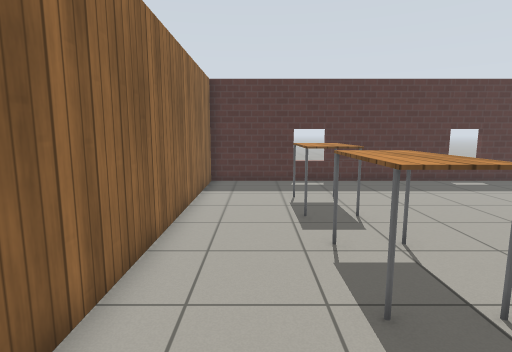
View 1 (above)

21 first-person views from a walk through a robot-simulator world made for Gazebo. The camera is 1.2 m above the floor, tilts 8° down and sees 80° across. The floor is counted in squares, 0.5 m on a side. Each view is taken from the middle of a square. On the plan, view 1 faces up. The plan holds only what a view shows up to about 18 squares ahead; the rest is blank. The robots in the file are not drawn. Simple patterns stand in for the simulator's built-in surfaces.

View 2
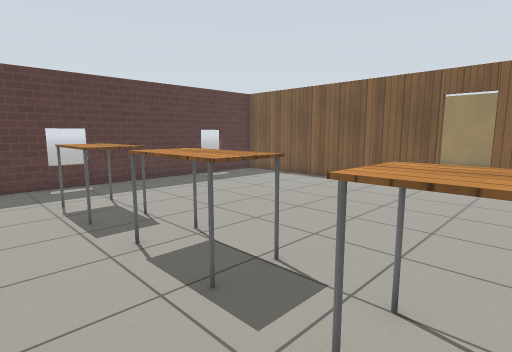

View 3
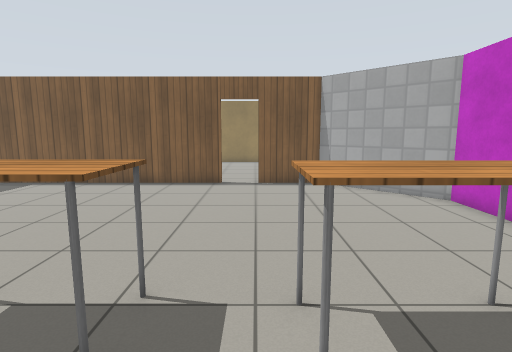

View 4
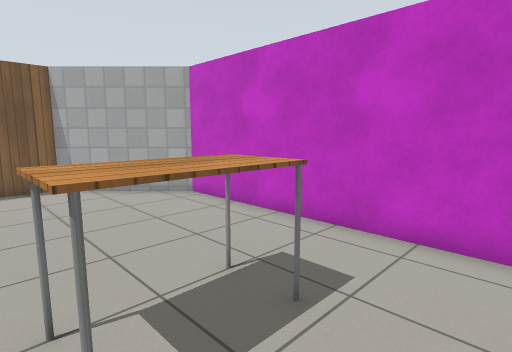

View 5
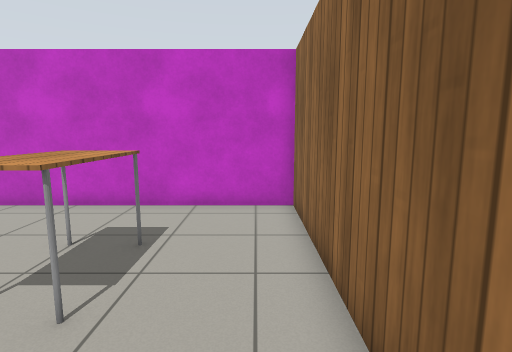

View 6
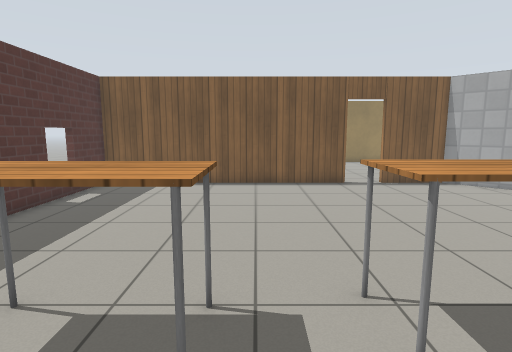

View 7
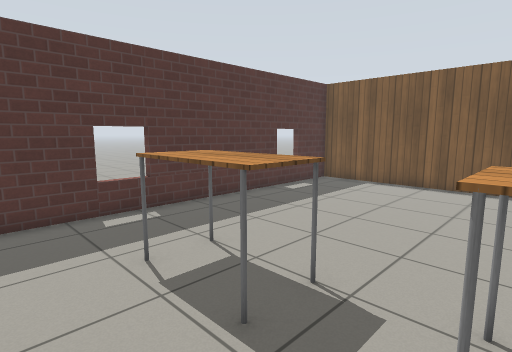

View 8
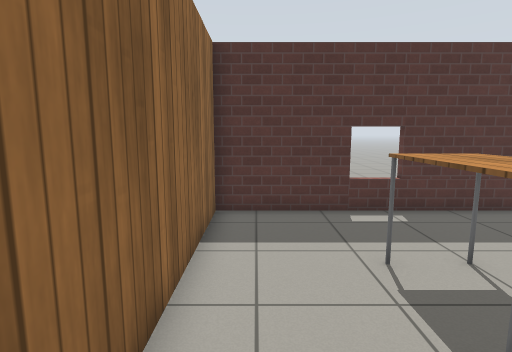

View 9
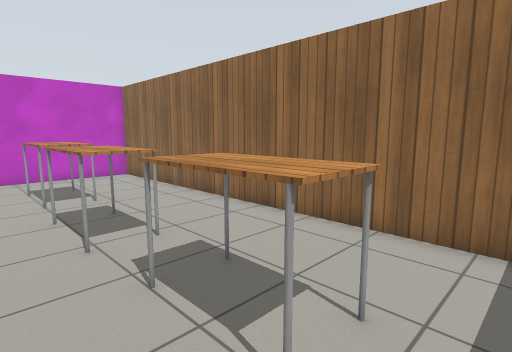

View 10
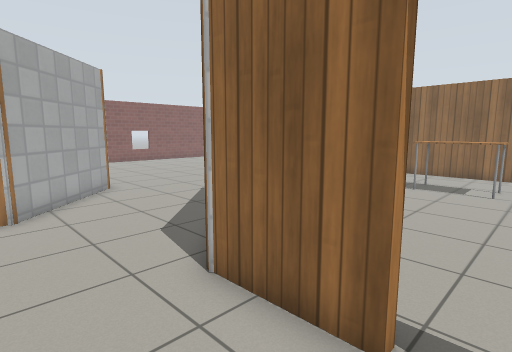

View 11
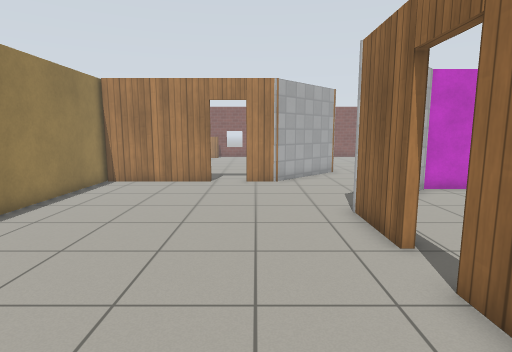

View 12
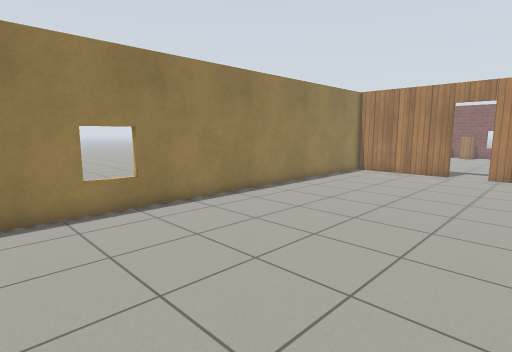

View 13
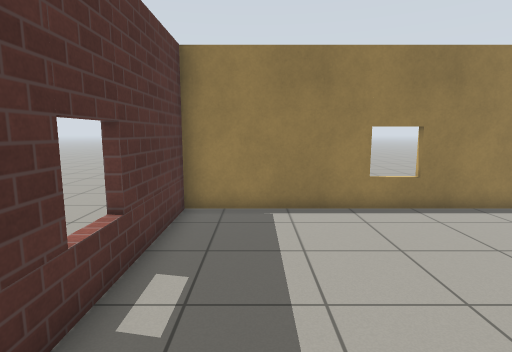

View 14
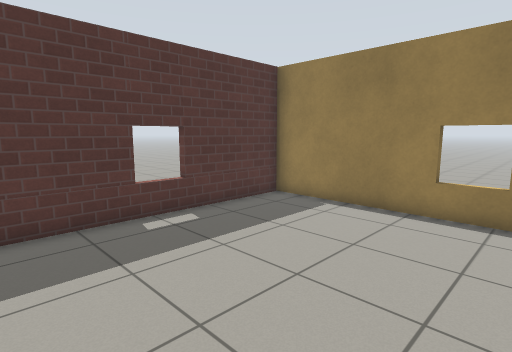

View 15
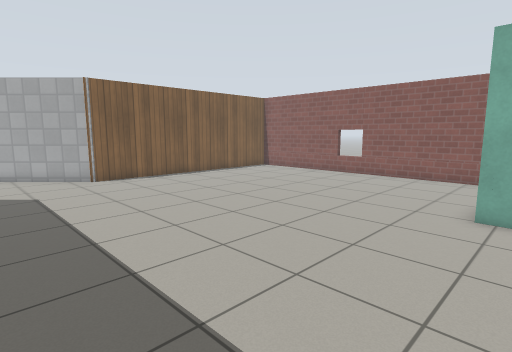

View 16
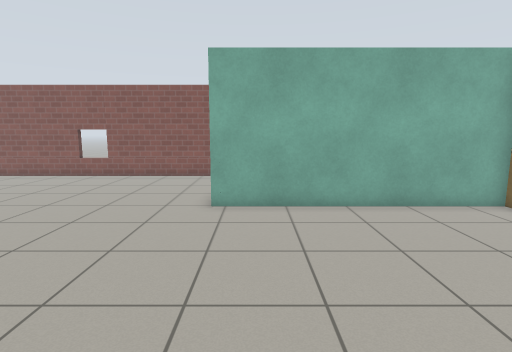

View 17
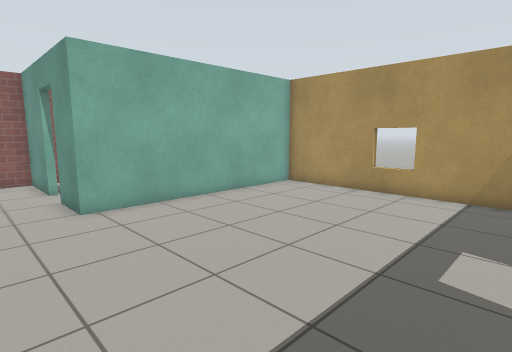

View 18
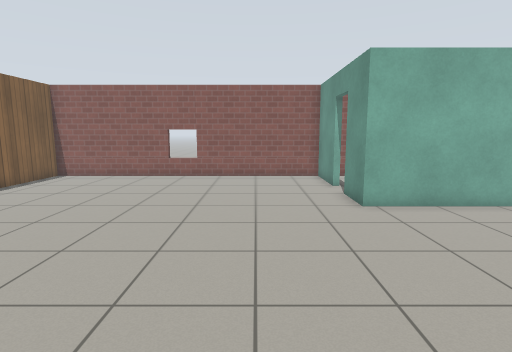

View 19
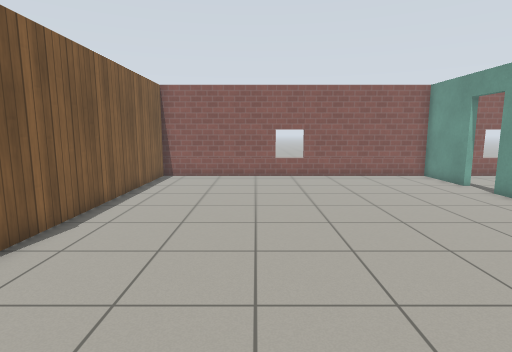

View 20
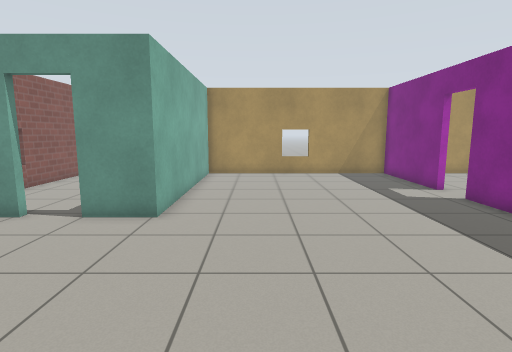

View 21
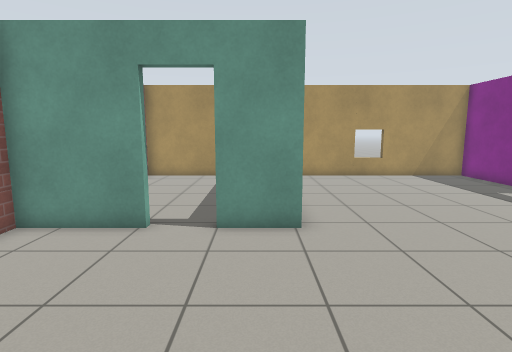

### Floor plan
Ten units are one square. View 1 is at (0, 0); x grows to the right and y downward. Boxes are objects, and circles mark ways between rooms. Rooms are numbered by the first view taken in them; rooms with no view inside come last. Other rooms are left out.
<svg viewBox="-127 -158 377 394">
<path fill="none" stroke="#000" d="M137 -36 137 -153 -23 -153 -23 50 97 50 137 11 137 -19M140 -48 140 -36M140 -20 140 14M193 71 245 71M160 71 175 71M245 74 245 -153 155 -153M-25 198 -25 231 122 231 122 109 160 71M-29 53 -50 53M-68 53 -122 53 -122 158 -25 158 -25 181M-122 192 -122 231 -35 231"/>
<rect x="5" y="-25" width="30" height="40" fill="#bbb"><title>table</title></rect>
<rect x="5" y="-125" width="30" height="40" fill="#bbb"><title>table</title></rect>
<rect x="15" y="-75" width="20" height="40" fill="#bbb"><title>table</title></rect>
<circle cx="140" cy="-25" r="3" fill="#2a7"/>
<circle cx="145" cy="48" r="3" fill="#2a7"/>
<circle cx="-30" cy="185" r="3" fill="#2a7"/>
<text x="60" y="-50">1</text>
<text x="190" y="-40">2</text>
<text x="20" y="130">3</text>
<text x="-80" y="190">4</text>
</svg>
Room 1 opens to room 2. Room 2 opens to room 3. Room 3 opens to room 4.

Where each view was taken, in squares from view 1:
view 1: 0 up, 0 right, facing up
view 2: 0 up, 1 left, facing up-right
view 3: 2 up, 1 left, facing right
view 4: 2 up, 1 left, facing down-right
view 5: 5 up, 1 left, facing down
view 6: 8 up, 1 left, facing right
view 7: 6 up, 1 left, facing up-right
view 8: 6 up, 1 left, facing up
view 9: 13 up, 5 right, facing down-left
view 10: 3 up, 17 right, facing down-left
view 11: 8 up, 17 right, facing down
view 12: 12 up, 15 right, facing down-right
view 13: 13 up, 15 right, facing right
view 14: 7 up, 15 right, facing up-right
view 15: 6 down, 4 left, facing down-right
view 16: 6 down, 4 left, facing down
view 17: 6 down, 0 right, facing down-left
view 18: 6 down, 1 right, facing down
view 19: 6 down, 7 right, facing down
view 20: 13 down, 6 right, facing left
view 21: 17 down, 5 right, facing left
